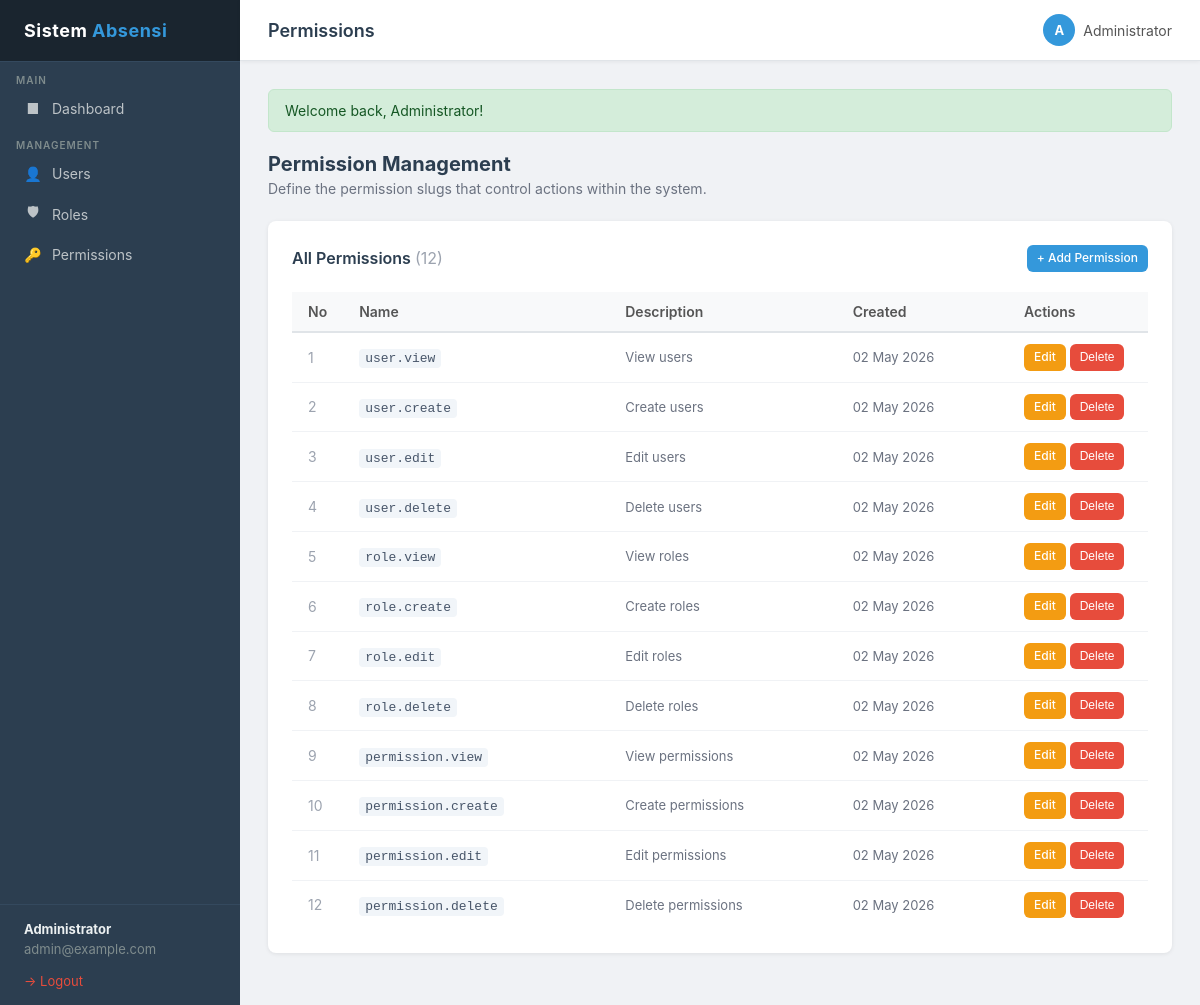
/index.php?page=permissions&action=index (signed in), run on the app's committed database.
### tables this page shows
CREATE TABLE IF NOT EXISTS permissions (
    id          INT AUTO_INCREMENT PRIMARY KEY,
    name        VARCHAR(100) UNIQUE NOT NULL,
    description VARCHAR(255),
    created_at  TIMESTAMP DEFAULT CURRENT_TIMESTAMP
);

### controllers/PermissionController.php (called while the page is built, shortened)
<?php
require_once __DIR__ . '/../core/Auth.php';
require_once __DIR__ . '/../models/Permission.php';
class PermissionController {
    public function index(): void {
        $permissions = Permission::findAll();
        require __DIR__ . '/../views/permissions/index.php';
    }
}

### core/Auth.php (called while the page is built, shortened)
<?php
class Auth {
    public static function user(): array|null {
        return $_SESSION['auth_user'] ?? null;
    }
    public static function hasPermission(string $permission): bool {
        $permissions = $_SESSION['auth_permissions'] ?? [];
        return in_array($permission, $permissions, true);
    }
}

### core/Database.php (called while the page is built, shortened)
<?php
class Database {
    private static ?Database $instance = null;
    private PDO $pdo;
    private function __construct() {
        $dsn = 'mysql:host=' . DB_HOST . ';dbname=' . DB_NAME . ';charset=utf8mb4';
        $options = [
            PDO::ATTR_ERRMODE            => PDO::ERRMODE_EXCEPTION,
            PDO::ATTR_DEFAULT_FETCH_MODE => PDO::FETCH_ASSOC,
            PDO::ATTR_EMULATE_PREPARES   => false,
        ];
        try {
            $this->pdo = new PDO($dsn, DB_USER, DB_PASS, $options);
        } catch (PDOException $e) {
            die('Database connection failed: ' . $e->getMessage());
        }
    }
    public static function getInstance(): Database {
        if (self::$instance === null) {
            self::$instance = new self();
        }
        return self::$instance;
    }
    public function query(string $sql, array $params = []): PDOStatement {
        $stmt = $this->pdo->prepare($sql);
        $stmt->execute($params);
        return $stmt;
    }
    public function fetchAll(string $sql, array $params = []): array {
        return $this->query($sql, $params)->fetchAll();
    }
}

### models/Permission.php (called while the page is built, shortened)
<?php
require_once __DIR__ . '/../core/Database.php';
class Permission {
    public static function findAll(): array {
        $db = Database::getInstance();
        return $db->fetchAll('SELECT * FROM permissions ORDER BY id ASC');
    }
}

### views/permissions/index.php (the view, shortened to what this page needs)
<?php
$pageTitle = 'Permissions';
require __DIR__ . '/../../views/layouts/header.php';
?>
<div class="page-header">
    <h2>Permission Management</h2>
    <p>Define the permission slugs that control actions within the system.</p>
</div>
<div class="card">
    <div class="card-header">
        <span class="card-title">All Permissions <span style="color:#9ca3af;font-weight:400;">(<?= count($permissions) ?>)</span></span>
        <?php if (Auth::hasPermission('permission.create')): ?>
        <a href="<?= BASE_URL ?>/index.php?page=permissions&action=create" class="btn btn-primary btn-sm">+ Add Permission</a>
        <?php endif; ?>
    </div>
    <div class="table-responsive">
        <table>
            <thead>
                <tr>
                    <th style="width:50px;">No</th>
                    <th>Name</th>
                    <th>Description</th>
                    <th>Created</th>
                    <th style="width:140px;">Actions</th>
                </tr>
            </thead>
            <tbody>
                <?php if (empty($permissions)): ?>
                <tr>
                    <td colspan="5" style="text-align:center;padding:30px;color:#9ca3af;">
                        No permissions found.
                    </td>
                </tr>
                <?php else: ?>
                <?php foreach ($permissions as $i => $perm): ?>
                <tr>
                    <td style="color:#9ca3af;"><?= $i + 1 ?></td>
                    <td>
                        <code style="background:#f1f5f9;padding:2px 6px;border-radius:4px;font-size:13px;color:#475569;">
                            <?= htmlspecialchars($perm['name']) ?>
                        </code>
                    </td>
                    <td style="color:#6b7280;font-size:13px;">
                        <?= htmlspecialchars($perm['description'] ?: '—') ?>
                    </td>
                    <td style="color:#6b7280;font-size:13px;">
                        <?= date('d M Y', strtotime($perm['created_at'])) ?>
                    </td>
                    <td class="actions">
                        <?php if (Auth::hasPermission('permission.edit')): ?>
                        <a href="<?= BASE_URL ?>/index.php?page=permissions&action=edit&id=<?= $perm['id'] ?>" class="btn btn-warning btn-sm">Edit</a>
                        <?php endif; ?>
                        <?php if (Auth::hasPermission('permission.delete')): ?>
                        <form class="confirm-delete" action="<?= BASE_URL ?>/index.php?page=permissions&action=delete&id=<?= $perm['id'] ?>" method="POST"
                              onsubmit="return confirm('Delete permission \'<?= htmlspecialchars(addslashes($perm['name'])) ?>\'?');">
                            <button type="submit" class="btn btn-danger btn-sm">Delete</button>
                        </form>
                        <?php endif; ?>
                    </td>
                </tr>
                <?php endforeach; ?>
                <?php endif; ?>
            </tbody>
        </table>
    </div>
</div>
<?php require __DIR__ . '/../../views/layouts/sidebar.php'; ?>

### index.php (shortened to what this page needs)
<?php
require_once __DIR__ . '/config/database.php';
require_once __DIR__ . '/core/Database.php';
require_once __DIR__ . '/core/Auth.php';
$page   = $_GET['page']   ?? 'dashboard';
$page   = preg_replace('/[^a-z0-9_\-]/', '', strtolower($page));
switch ($page) {
    case 'permissions':
        require_once __DIR__ . '/controllers/PermissionController.php';
        $controller = new PermissionController();
        match ($action) {
            'index'  => $controller->index(),
            'create' => $controller->create(),
            'store'  => $controller->store(),
            'edit'   => $controller->edit($id),
            'update' => $controller->update($id),
            'delete' => $controller->delete($id),
            default  => $controller->index(),
        };
        break;
}

### views/layouts/header.php (shortened to what this page needs)
<!DOCTYPE html>
<html lang="en">
<head>
</head>
<body>
<?php
$currentPage   = $_GET['page'] ?? 'dashboard';
function isActive(string $page): string {
    global $currentPage;
    return $currentPage === $page ? 'active' : '';
}
$authUser = Auth::user();
$initials = $authUser ? strtoupper(substr($authUser['name'], 0, 1)) : '?';
?>
<aside class="sidebar">
    <a href="<?= BASE_URL ?>/index.php?page=dashboard&action=index" class="sidebar-brand">
        Sistem <span>Absensi</span>
    </a>
    <div class="sidebar-section">Main</div>
    <nav>
        <a href="<?= BASE_URL ?>/index.php?page=dashboard&action=index" class="<?= isActive('dashboard') ?>">
            <i class="icon">&#9632;</i> Dashboard
        </a>
    </nav>
    <?php if (Auth::hasPermission('user.view')): ?>
    <div class="sidebar-section">Management</div>
    <nav>
        <?php if (Auth::hasPermission('user.view')): ?>
        <a href="<?= BASE_URL ?>/index.php?page=users&action=index" class="<?= isActive('users') ?>">
            <i class="icon">&#128100;</i> Users
        </a>
        <?php endif; ?>
        <?php if (Auth::hasPermission('role.view')): ?>
        <a href="<?= BASE_URL ?>/index.php?page=roles&action=index" class="<?= isActive('roles') ?>">
            <i class="icon">&#128737;</i> Roles
        </a>
        <?php endif; ?>
        <?php if (Auth::hasPermission('permission.view')): ?>
        <a href="<?= BASE_URL ?>/index.php?page=permissions&action=index" class="<?= isActive('permissions') ?>">
            <i class="icon">&#128273;</i> Permissions
        </a>
        <?php endif; ?>
    </nav>
    <?php endif; ?>
    <div class="sidebar-footer">
        <strong><?= htmlspecialchars($authUser['name'] ?? '') ?></strong>
        <?= htmlspecialchars($authUser['email'] ?? '') ?>
        <br><br>
        <a href="<?= BASE_URL ?>/index.php?page=auth&action=logout">&#8594; Logout</a>
    </div>
</aside>
<div class="main-wrapper">
    <div class="topbar">
        <h1><?= htmlspecialchars($pageTitle ?? 'Dashboard') ?></h1>
        <div class="user-info">
            <div class="avatar"><?= $initials ?></div>
            <span><?= htmlspecialchars($authUser['name'] ?? '') ?></span>
        </div>
    </div>
    <div class="content">
<?php
if (!empty($_SESSION['flash'])):
    $flash = $_SESSION['flash'];
?>
        <div class="flash <?= htmlspecialchars($flash['type']) ?>">
            <?= $flash['message'] ?>
        </div>
<?php endif; ?>

### views/layouts/sidebar.php
</div>
</div>
</body>
</html>

### views/layouts/header.php (style rules this page uses)
*, *::before, *::after { box-sizing: border-box; margin: 0; padding: 0; }
body { font-family: -apple-system, BlinkMacSystemFont, 'Segoe UI', Roboto, Oxygen, sans-serif; background: #f0f2f5; color: #333; display: flex; min-height: 100vh; }
.sidebar { width: 240px; min-height: 100vh; background: #2c3e50; color: #ecf0f1; display: flex; flex-direction: column; flex-shrink: 0; position: fixed; top: 0; left: 0; bottom: 0; }
.sidebar-brand { padding: 20px 24px; font-size: 18px; font-weight: 700; letter-spacing: 0.5px; border-bottom: 1px solid #34495e; background: #1a252f; text-decoration: none; color: #fff; display: block; }
.sidebar-brand span { color: #3498db; }
.sidebar-section { padding: 12px 16px 4px; font-size: 10px; text-transform: uppercase; letter-spacing: 1px; color: #7f8c8d; font-weight: 600; }
.sidebar nav a { display: flex; align-items: center; gap: 10px; padding: 10px 24px; color: #bdc3c7; text-decoration: none; font-size: 14px; transition: background 0.15s, color 0.15s; }
.sidebar nav a .icon { width: 18px; text-align: center; font-style: normal; }
.sidebar-footer { margin-top: auto; padding: 16px 24px; border-top: 1px solid #34495e; font-size: 13px; color: #7f8c8d; }
.sidebar-footer strong { display: block; color: #ecf0f1; margin-bottom: 4px; }
.sidebar-footer a { color: #e74c3c; text-decoration: none; font-size: 13px; }
.main-wrapper { margin-left: 240px; flex: 1; display: flex; flex-direction: column; min-height: 100vh; }
.topbar { background: #fff; padding: 14px 28px; border-bottom: 1px solid #e0e4e8; display: flex; align-items: center; justify-content: space-between; position: sticky; top: 0; z-index: 100; box-shadow: 0 1px 4px rgba(0,0,0,0.06); }
.topbar h1 { font-size: 18px; font-weight: 600; color: #2c3e50; }
.topbar .user-info { display: flex; align-items: center; gap: 8px; font-size: 14px; color: #555; }
.topbar .user-info .avatar { width: 32px; height: 32px; border-radius: 50%; background: #3498db; color: #fff; display: flex; align-items: center; justify-content: center; font-weight: 700; font-size: 13px; }
.content { padding: 28px; flex: 1; }
.flash { padding: 12px 16px; border-radius: 6px; margin-bottom: 20px; font-size: 14px; display: flex; align-items: flex-start; gap: 8px; }
.flash.success { background: #d4edda; color: #155724; border: 1px solid #c3e6cb; }
.card { background: #fff; border-radius: 8px; box-shadow: 0 1px 4px rgba(0,0,0,0.08); padding: 24px; margin-bottom: 24px; }
.card-header { display: flex; align-items: center; justify-content: space-between; margin-bottom: 20px; }
.card-title { font-size: 16px; font-weight: 600; color: #2c3e50; }
.table-responsive { overflow-x: auto; }
table { width: 100%; border-collapse: collapse; font-size: 14px; }
thead th { background: #f8f9fa; padding: 11px 16px; text-align: left; font-weight: 600; color: #555; border-bottom: 2px solid #e0e4e8; white-space: nowrap; }
tbody td { padding: 11px 16px; border-bottom: 1px solid #f0f2f5; vertical-align: middle; }
tbody tr:last-child td { border-bottom: none; }
.btn { display: inline-flex; align-items: center; gap: 6px; padding: 8px 16px; border-radius: 6px; border: none; cursor: pointer; font-size: 13px; font-weight: 500; text-decoration: none; transition: opacity 0.15s, background 0.15s; line-height: 1.4; }
.btn-primary { background: #3498db; color: #fff; }
.btn-warning { background: #f39c12; color: #fff; }
.btn-danger { background: #e74c3c; color: #fff; }
.btn-sm { padding: 5px 10px; font-size: 12px; }
.page-header { margin-bottom: 24px; }
.page-header h2 { font-size: 20px; font-weight: 700; color: #2c3e50; }
.page-header p { font-size: 14px; color: #6b7280; margin-top: 4px; }
.actions { white-space: nowrap; }
.confirm-delete { display: inline; }

### data on the page
permissions: name "user.view", description "View users", created_at "02 May 2026"
permissions: name "user.create", description "Create users", created_at "02 May 2026"
permissions: name "user.edit", description "Edit users", created_at "02 May 2026"
permissions: name "user.delete", description "Delete users", created_at "02 May 2026"
permissions: name "role.view", description "View roles", created_at "02 May 2026"
permissions: name "role.create", description "Create roles", created_at "02 May 2026"
permissions: name "role.edit", description "Edit roles", created_at "02 May 2026"
permissions: name "role.delete", description "Delete roles", created_at "02 May 2026"
permissions: name "permission.view", description "View permissions", created_at "02 May 2026"
permissions: name "permission.create", description "Create permissions", created_at "02 May 2026"
permissions: name "permission.edit", description "Edit permissions", created_at "02 May 2026"
permissions: name "permission.delete", description "Delete permissions", created_at "02 May 2026"

### other printed values
$authUser['name'] "Administrator"
$authUser['email'] "admin@example.com"
$pageTitle "Permissions"
$initials "A"
$flash['message'] "Welcome back, Administrator!"
count($permissions) "12"
